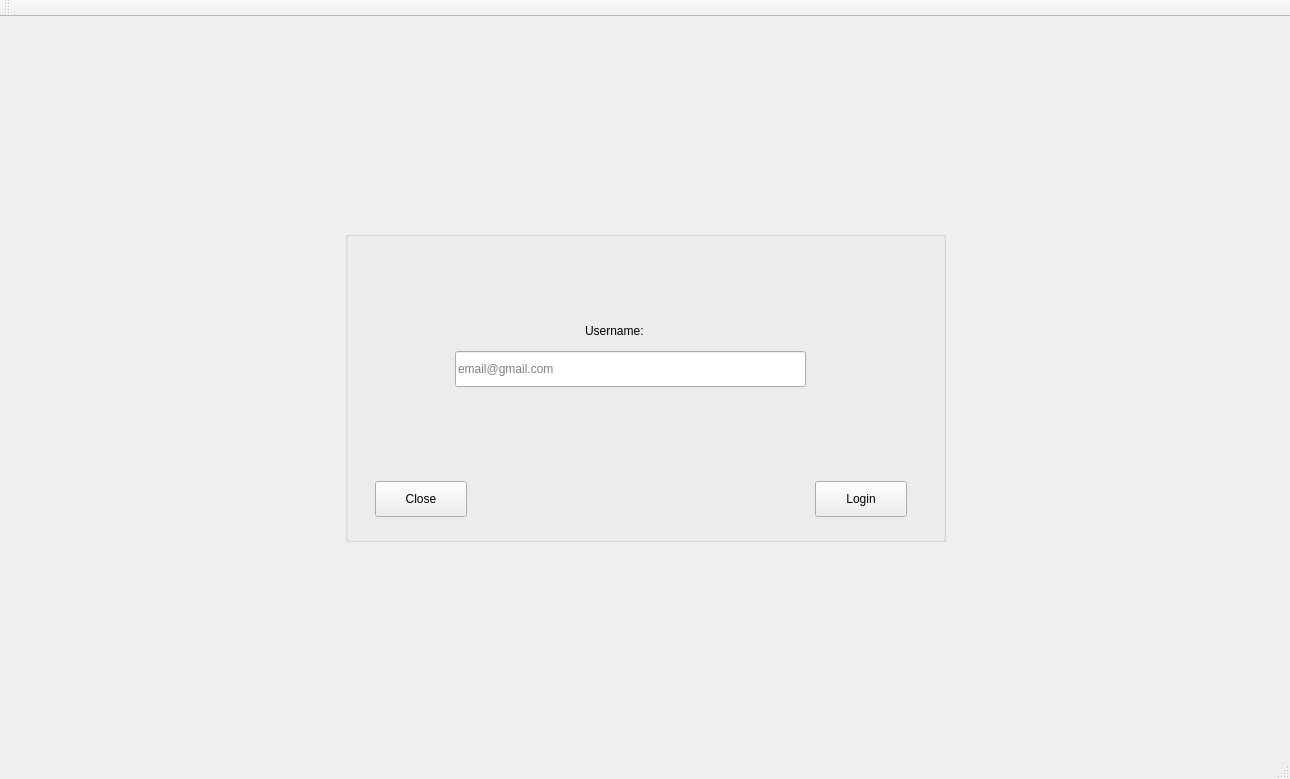
<?xml version="1.0" encoding="UTF-8"?>
<ui version="4.0">
 <class>MainWindow</class>
 <widget class="QMainWindow" name="MainWindow">
  <property name="geometry">
   <rect>
    <x>0</x>
    <y>0</y>
    <width>1290</width>
    <height>779</height>
   </rect>
  </property>
  <property name="windowTitle">
   <string>MainWindow</string>
  </property>
  <widget class="QWidget" name="centralWidget">
   <layout class="QVBoxLayout" name="verticalLayout">
    <item>
     <layout class="QHBoxLayout" name="horizontalLayout">
      <item>
       <spacer name="horizontalSpacer_2">
        <property name="orientation">
         <enum>Qt::Horizontal</enum>
        </property>
        <property name="sizeHint" stdset="0">
         <size>
          <width>18</width>
          <height>18</height>
         </size>
        </property>
       </spacer>
      </item>
      <item>
       <widget class="QGroupBox" name="groupBox">
        <property name="sizePolicy">
         <sizepolicy hsizetype="Fixed" vsizetype="Fixed">
          <horstretch>0</horstretch>
          <verstretch>0</verstretch>
         </sizepolicy>
        </property>
        <property name="minimumSize">
         <size>
          <width>601</width>
          <height>311</height>
         </size>
        </property>
        <property name="title">
         <string/>
        </property>
        <widget class="QLineEdit" name="lineEdit">
         <property name="geometry">
          <rect>
           <x>110</x>
           <y>120</y>
           <width>351</width>
           <height>36</height>
          </rect>
         </property>
         <property name="autoFillBackground">
          <bool>false</bool>
         </property>
         <property name="echoMode">
          <enum>QLineEdit::Normal</enum>
         </property>
         <property name="placeholderText">
          <string>email@gmail.com</string>
         </property>
        </widget>
        <widget class="QLabel" name="label">
         <property name="geometry">
          <rect>
           <x>240</x>
           <y>90</y>
           <width>101</width>
           <height>20</height>
          </rect>
         </property>
         <property name="text">
          <string>Username:</string>
         </property>
        </widget>
        <widget class="QPushButton" name="login">
         <property name="geometry">
          <rect>
           <x>470</x>
           <y>250</y>
           <width>92</width>
           <height>36</height>
          </rect>
         </property>
         <property name="cursor">
          <cursorShape>PointingHandCursor</cursorShape>
         </property>
         <property name="text">
          <string>Login</string>
         </property>
        </widget>
        <widget class="QPushButton" name="close">
         <property name="geometry">
          <rect>
           <x>30</x>
           <y>250</y>
           <width>92</width>
           <height>36</height>
          </rect>
         </property>
         <property name="cursor">
          <cursorShape>PointingHandCursor</cursorShape>
         </property>
         <property name="autoFillBackground">
          <bool>true</bool>
         </property>
         <property name="text">
          <string>Close</string>
         </property>
        </widget>
       </widget>
      </item>
      <item>
       <spacer name="horizontalSpacer_3">
        <property name="orientation">
         <enum>Qt::Horizontal</enum>
        </property>
        <property name="sizeHint" stdset="0">
         <size>
          <width>28</width>
          <height>20</height>
         </size>
        </property>
       </spacer>
      </item>
     </layout>
    </item>
   </layout>
  </widget>
  <widget class="QToolBar" name="mainToolBar">
   <attribute name="toolBarArea">
    <enum>TopToolBarArea</enum>
   </attribute>
   <attribute name="toolBarBreak">
    <bool>false</bool>
   </attribute>
  </widget>
  <widget class="QStatusBar" name="statusBar"/>
 </widget>
 <layoutdefault spacing="6" margin="11"/>
 <resources/>
 <connections/>
</ui>
